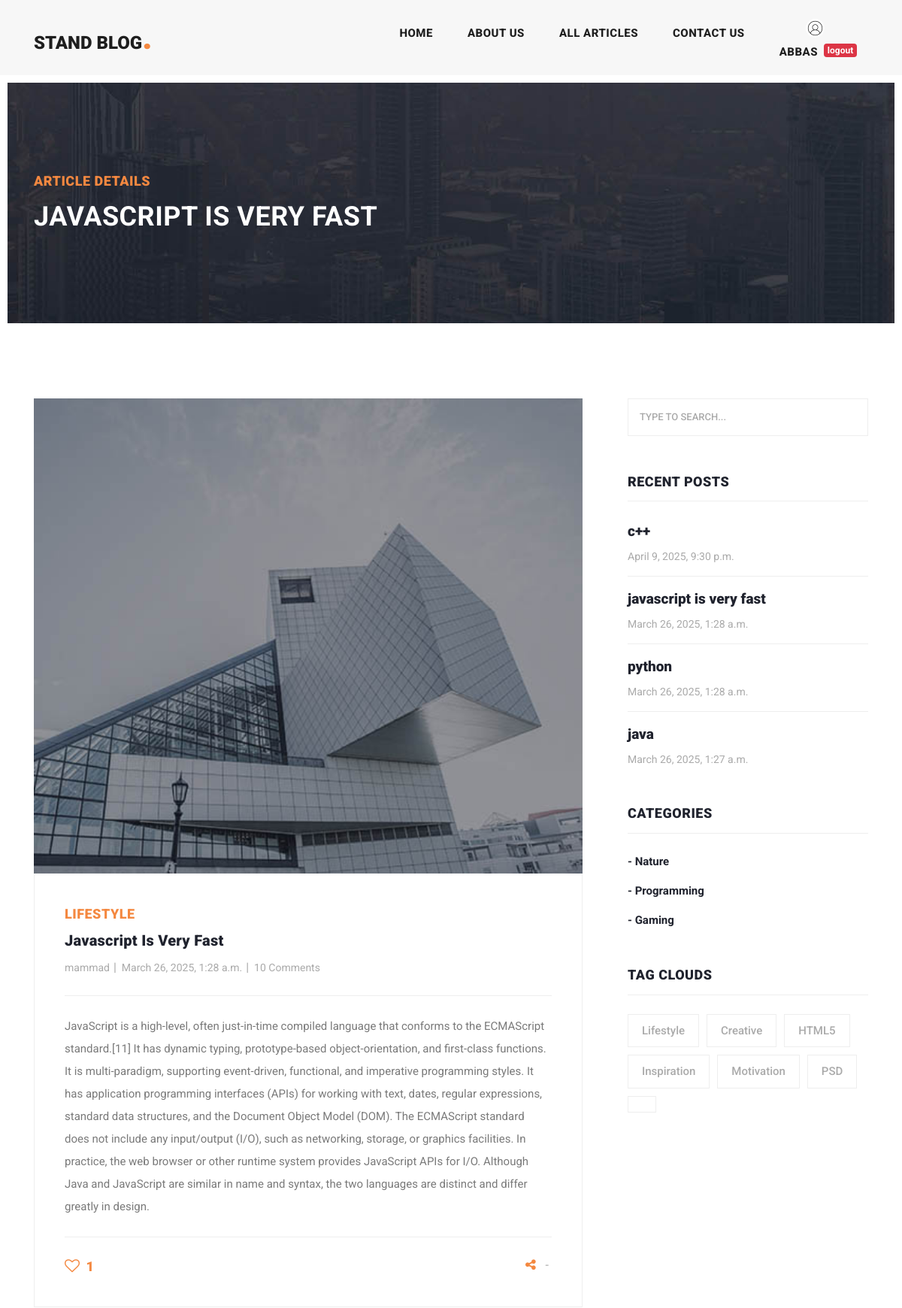
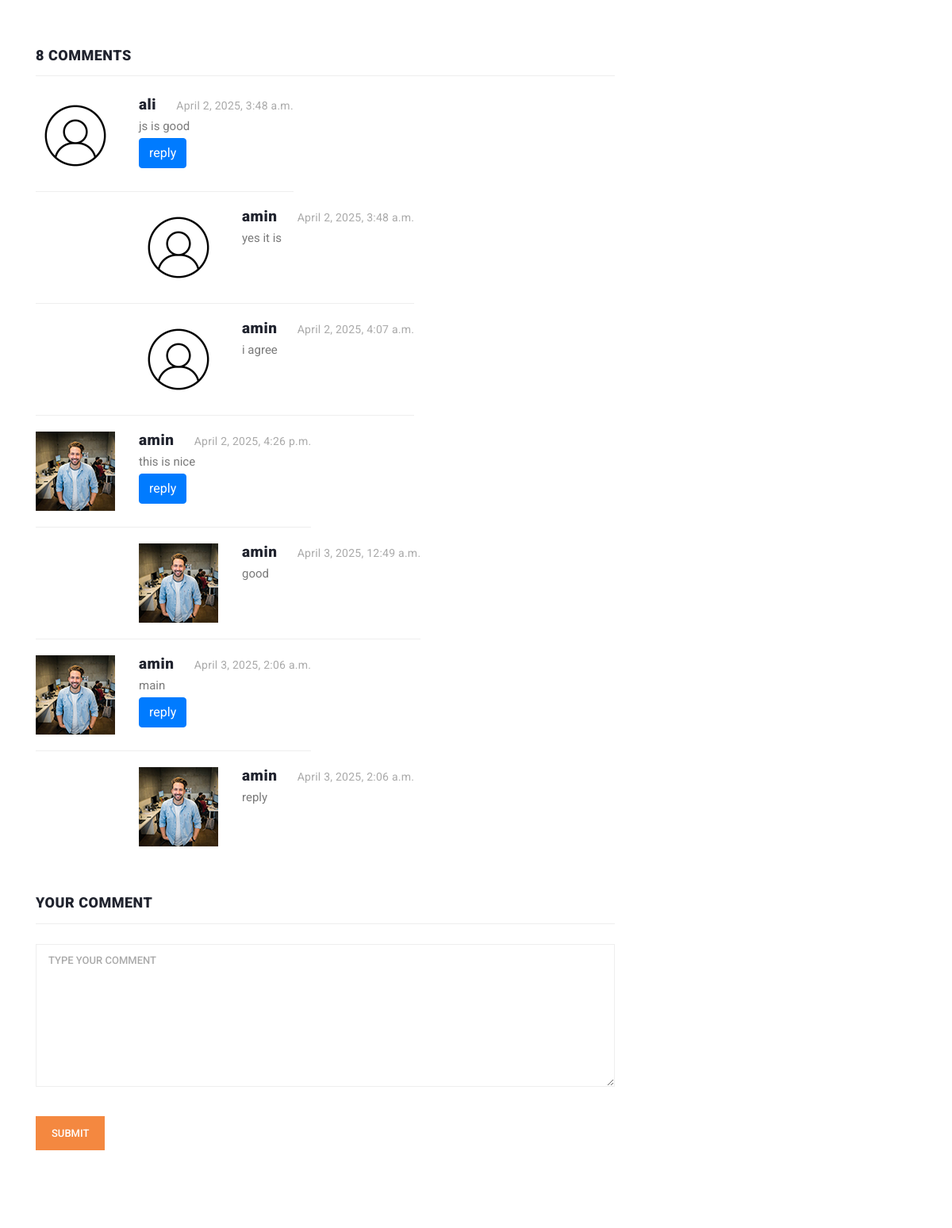
Page /articles/detail/javascript-is-very-fast (signed in, upper part) on the committed database (2 pictures, top to bottom).
### blog/models.py (models this page shows, shortened)
class Article(models.Model):
    author = models.ForeignKey(User , on_delete=models.SET_NULL, null=True , blank=True , related_name='articles')
    title = models.CharField(max_length=80)
    category = models.ManyToManyField(Category , related_name="articles")
    body = models.TextField()
    image = models.ImageField(upload_to='images/articles' , null=True, blank=True)
    created = models.DateTimeField(auto_now_add=True)
    updated = models.DateTimeField(auto_now=True)
    is_published = models.BooleanField(default=True)
    slug = models.SlugField(blank=True , unique=True)
    objects = models.Manager()
    class Meta:
        ordering = ('-updated','-created')
    def get_absolute_url(self):
        return reverse('blog:article_detail', kwargs={'slug': self.slug})

class Comment(models.Model):
    article = models.ForeignKey(Article , on_delete=models.CASCADE , related_name='comments')
    user = models.ForeignKey(User , on_delete=models.CASCADE , related_name='comments')
    parent = models.ForeignKey('self' , on_delete=models.CASCADE ,null= True , blank=True ,  related_name='replies')
    body = models.TextField()
    created = models.DateTimeField(auto_now_add=True)

class Category(models.Model):
    title = models.CharField(max_length=100)
    created = models.DateTimeField(auto_now_add=True)

### account/models.py (models this page shows, shortened)
class Profile(models.Model):
    user = models.OneToOneField(User, on_delete=models.CASCADE)
    fathers_name = models.CharField(max_length=20)
    nationcode = models.CharField(max_length=11)
    image = models.ImageField(upload_to='profile/images', null=True, blank=True)

### blog/views.py (the view)
# urls.py: path('detail/<slug:slug>', views.article_detail, name='article_detail'),
def article_detail(request, slug):
    article = get_object_or_404(Article, slug=slug)
    if request.method == 'POST':
        parent_id = request.POST.get('parent_id', None)
        body = request.POST.get('body')
        parent_id = int(parent_id) if parent_id and parent_id.isdigit() else None
        Comment.objects.create(body=body, article=article, user=request.user, parent_id=parent_id)
    return render(request, 'blog/article_detail.html', {'article': article})

### context_processors/context_processors.py (called while the page is built)
def recent_articles(request):
    recent_articles = Article.objects.order_by('-created')
    categories = Category.objects.all()
    return {'recent_articles': recent_articles , "categories": categories}

### blog/templates/blog/article_detail.html (shortened to what this page needs)
{% extends 'base.html' %}
{% load static %}
{% load social_share %}
{% block content %}
    <div class="heading-page header-text">
      <section class="page-heading">
        <div class="container">
          <div class="row">
            <div class="col-lg-12">
              <div class="text-content">
                <h4>Article Details</h4>
                <h2>{{ article.title }}</h2>
              </div>
            </div>
          </div>
        </div>
      </section>
    </div>
    <section class="blog-posts grid-system">
      <div class="container">
        <div class="row">
          <div class="col-lg-8">
            <div class="all-blog-posts">
              <div class="row">
                <div class="col-lg-12">
                  <div class="blog-post">
                    <div class="blog-thumb">
                      <img src="{{ article.image.url }}" alt="">
                    </div>
                    <div class="down-content">
                      <span>Lifestyle</span>
                      <a href="post-details.html"><h4>{{ article.title }}</h4></a>
                      <ul class="post-info">
                        <li><a href="#">{{ article.author.username }}</a></li>
                        <li><a href="#">{{ article.created }}</a></li>
                        <li><a href="#">10 Comments</a></li>
                      </ul>
                      <p>{{ article.body }}</p>
                      <div class="post-options">
                        <div class="row">
                          <div class="col-6">
                            <ul class="post-tags">
                                {% if is_liked %}
                                     <li>
                                         <a onclick="like('{{ article.slug }}', '{{ article.id }}')">
                                             <i id="like" class="fa fa-heart" style="font-size: 20px"></i>
                                         </a>
                                         <span id="count">{{ article.likes.all.count }}</span>
                                     </li>
                                     {% else %}
                                     <li>
                                         <a onclick="like('{{ article.slug }}', '{{ article.id }}')">
                                             <i id="like" class="fa fa-heart-o" style="font-size: 20px"></i>
                                         </a>
                                         <span id="count">{{ article.likes.all.count }}</span>
                                     </li>
                                {% endif %}
                            </ul>
                          </div>
                          <div class="col-6">
                            <ul class="post-share">
                              <li><i class="fa fa-share-alt"></i></li>
                              <li>-</li>
                            </ul>
                          </div>
                        </div>
                      </div>
                    </div>
                  </div>
                </div>
                <div class="col-lg-12">
                  <div class="sidebar-item comments">
                    <div class="sidebar-heading">
                      <h2>{{ article.comments.count }} comments</h2>
                    </div>
                    <div class="content">
                      <ul>
                        {% for comment in article.comments.all %}
                          {% if comment.parent == None %}
                              <li>
                              <div class="author-thumb">
                                  {% if comment.user.profile.image %}
                                        <img src="{{ comment.user.profile.image.url }}" alt="">
                                        {% else %}
                                        <img src="{% static 'images/icons/index.jpg' %}" alt="">
                                    {% endif %}
                              </div>
                              <div class="right-content">
                                <h4>{{ comment.user.username }} <span>{{ comment.created }}</span></h4>
                                <p>{{ comment.body }}</p>
                                  <button onclick="set_value({{ comment.id }})" class="btn btn-primary" >reply</button>
                              </div>
                            </li>
                              {% for reply in comment.replies.all %}
                              <li class="replied">
                                <div class="author-thumb">
                                    {% if comment.user.profile.image %}
                                        <img src="{{ comment.user.profile.image.url }}" alt="">
                                        {% else %}
                                        <img src="{% static 'images/icons/index.jpg' %}" alt="">
                                    {% endif %}
                                </div>
                                <div class="right-content">
                                  <h4>{{ reply.user.username }} <span>{{ reply.created }}</span></h4>
                                  <p>{{ reply.body }}</p>
                                </div>
                              </li>
                            {% endfor %}
                          {% endif %}
                        {% endfor %}
                      </ul>
                    </div>
                  </div>
                </div>
              {% if request.user.is_authenticated %}
                  <div class="col-lg-12">
                  <div class="sidebar-item submit-comment">
                    <div class="sidebar-heading">
                      <h2>Your comment</h2>
                    </div>
                    <div class="content">
                      <form id="comment" action="#" method="post">
                        <div class="row">
                          <div class="col-lg-12">
                            <fieldset>
                              <textarea name="body" rows="6" id="body" placeholder="Type your comment" required=""></textarea>
                            </fieldset>
                          </div>
                          <div class="col-lg-12">
                            <fieldset>
                              <button type="submit" id="form-submit" class="main-button">Submit</button>
                            </fieldset>
                          </div>
                        </div>
                      </form>
                    </div>
                  </div>
                </div>
              {% endif %}
              </div>
            </div>
          </div>
          {% include 'includes/sidebar.html' %}
        </div>
      </div>
    </section>
{% endblock %}

### templates/includes/header.html (shortened to what this page needs)
{% load static %}
<header class="">
      <nav class="navbar navbar-expand-lg">
        <div class="container">
          <a class="navbar-brand" href="index.html"><h2>Stand Blog<em>.</em></h2></a>
          <div class="collapse navbar-collapse" id="navbarResponsive">
            <ul class="navbar-nav ml-auto">
              <li class="nav-item{% if request.resolver_match.url_name == 'home' %} active {% endif %}">
                <a class="nav-link" href="{% url 'home_app:home' %}">Home
                </a>
              </li>
              <li class="nav-item">
                <a class="nav-link" href="{% url 'blog:about_us' %}">About Us</a>
              </li>
              <li class="nav-item {% if request.resolver_match.url_name == 'articles_list' %} active {% endif %} ">
                <a class="nav-link" href="{% url 'blog:articles_list' %}">All Articles</a>
              </li>
              <li class="nav-item">
                <a class="nav-link" href="{% url 'blog:contact_us' %}">Contact Us</a>
              </li>
              <li class="nav-item">
                  {% if request.user.is_authenticated %}
                      {% if user.profile.image %}
                          <span><img src="{{ user.profile.image.url }}" width="25px" height="25px" style="border-radius: 100%" alt=""></span>
                          {% else %}
                          <span><img src="{% static 'images/icons/index.jpg' %}" width="25px" height="25px" style="border-radius: 100%" alt=""></span>
                      {% endif %}
                      <div class="d-flex">
                          <a class="nav-link" href="">{{ request.user.username }}</a>
                      <a href={% url 'account:logout' %}><span class="badge badge-danger mt-2">logout</span></a>
                      </div>
                  {% else %}
                      <div class="d-flex" >
                      <a class="nav-link" href={% url 'account:login' %}>login</a> __
                      <a class="nav-link" href={% url 'account:register' %}>register</a>
                      </div>
                  {% endif %}
              </li>
            </ul>
          </div>
        </div>
      </nav>
    </header>

### templates/includes/sidebar.html
{% load static %}
<div class="col-lg-4">
            <div class="sidebar">
              <div class="row">
                <div class="col-lg-12">
                  <div class="sidebar-item search">
                    <form id="search_form" name="gs" method="GET" action="{% url 'blog:search_articles' %}">
                      <input type="text" name="q" class="searchText" placeholder="type to search..." autocomplete="on">
                    </form>
                  </div>
                </div>
                <div class="col-lg-12">
                  <div class="sidebar-item recent-posts">
                    <div class="sidebar-heading">
                      <h2>Recent Posts</h2>
                    </div>
                    <div class="content">
                      <ul>
                        {% for article in recent_articles %}
                            <li><a href="{{ article.get_absolute_url }}">
                              <h5>{{ article.title }}</h5>
                              <span>{{ article.created }}</span>
                        </a></li>
                        {% endfor %}
                      </ul>
                    </div>
                  </div>
                </div>
                <div class="col-lg-12">
                  <div class="sidebar-item categories">
                    <div class="sidebar-heading">
                      <h2>Categories</h2>
                    </div>
                    <div class="content">
                      <ul>
                          {% for category in categories %}
                              <li><a href="{% url 'blog:category_detail' category.id %}">- {{ category.title }}</a></li>
                          {% endfor %}
                      </ul>
                    </div>
                  </div>
                </div>
                <div class="col-lg-12">
                  <div class="sidebar-item tags">
                    <div class="sidebar-heading">
                      <h2>Tag Clouds</h2>
                    </div>
                    <div class="content">
                      <ul>
                        <li><a href="#">Lifestyle</a></li>
                        <li><a href="#">Creative</a></li>
                        <li><a href="#">HTML5</a></li>
                        <li><a href="#">Inspiration</a></li>
                        <li><a href="#">Motivation</a></li>
                        <li><a href="#">PSD</a></li>
                        <li><a href="#">{{ name }}</a></li>
                      </ul>
                    </div>
                  </div>
                </div>
              </div>
            </div>
          </div>

### rows in the picture
Article: title "JAVASCRIPT IS VERY FAST", image (picture), title "Javascript Is Very Fast", author.username "mammad", created "March 26, 2025, 1:28 a.m.", body "JavaScript is a high-level, often just-in-time compiled language that conforms to the ECMAScript standard.[11] It has dynamic typing, prototype-based object-orientation, and first-class functions. It is multi-paradigm, supporting event-driven, functional, and imperative programming styles. It has application programming interfaces (APIs) for working with text, dates, regular expressions, standard data structures, and the Document Object Model (DOM). The ECMAScript standard does not include any input/output (I/O), such as networking, storage, or graphics facilities. In practice, the web browser or other runtime system provides JavaScript APIs for I/O. Although Java and JavaScript are similar…", likes.all.count "1", comments.count "8", title "javascript is very fast"
Comment: user.username "ali", created "April 2, 2025, 3:48 a.m.", body "js is good"
Comment: user.username "amin", created "April 2, 2025, 3:48 a.m.", body "yes it is"
Comment: user.username "amin", created "April 2, 2025, 4:07 a.m.", body "i agree"
Comment: user.profile.image (picture), user.username "amin", created "April 2, 2025, 4:26 p.m.", body "this is nice"
Comment: user.profile.image (picture), user.username "amin", created "April 3, 2025, 12:49 a.m.", body "good"
Comment: user.profile.image (picture), user.username "amin", created "April 3, 2025, 2:06 a.m.", body "main"
Comment: user.profile.image (picture), user.username "amin", created "April 3, 2025, 2:06 a.m.", body "reply"
Article: title "c++", created "April 9, 2025, 9:30 p.m."
Article: title "python", created "March 26, 2025, 1:28 a.m."
Article: title "java", created "March 26, 2025, 1:27 a.m."
Category: title "Nature"
Category: title "Programming"
Category: title "Gaming"

### other values in the picture
{{ request.user.username }} "ABBAS"
